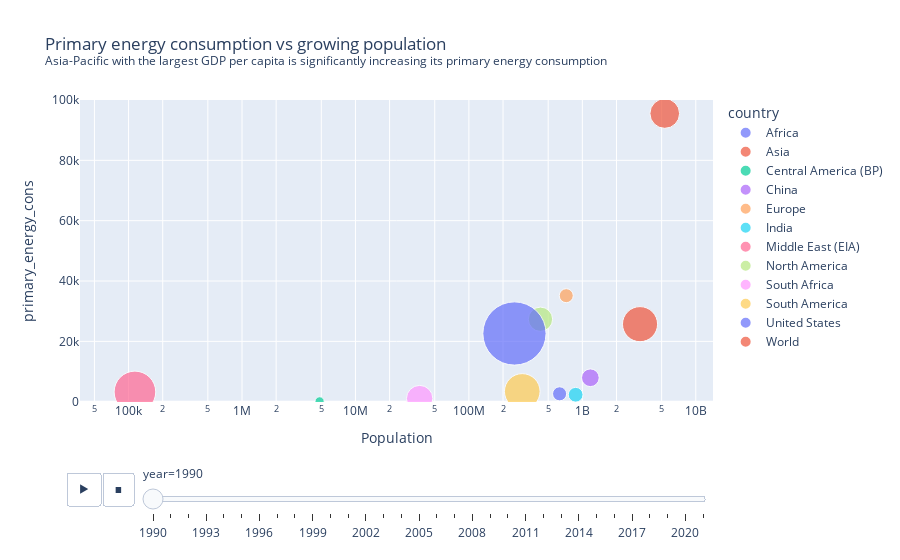

Notebook source saved alongside this figure:
### Code cell
# Now, focusing on per capita energy consumption patterns to visualize patterns related to the changes in GDP and energy mix consumption 

wemc=wec.copy()
wemc=wemc[(wemc['year']>=1990)]
wemc=wemc.loc[wemc['country'].isin(regions)]
wemc_features = ['year', 'country', 'energy_per_capita', 'fossil_cons_per_capita', 'population', 'primary_energy_cons', 'gdp_per_capita']
wemc=wemc[wemc_features]

px.scatter(wemc, x='population', y='primary_energy_cons', 
           animation_frame="year", 
           animation_group="country",
           size='gdp_per_capita', 
           color="country", 
           hover_name="country",      
           size_max=55, 
           log_x=True,
           range_y=[-100, 100000],
           title='Primary energy consumption vs growing population <br><sup>Asia-Pacific with the largest GDP per capita is significantly increasing its primary energy consumption</sup>', 
           labels={'primary_energy_consumption': 'Energy consumption, kw/hrs', 'population': 'Population'})

### Figure 1 — Plotly figure (JSON) as saved in the notebook; plotly's stock layout.template omitted (floating-point values rounded to 4 significant figures)
{"data": [{"hovertemplate": "<b>%{hovertext}</b><br><br>country=Africa<br>year=1990<br>Population=%{x}<br>primary_energy_cons=%{y}<br>gdp_per_capita=%{marker.size}<extra></extra>", "hovertext": ["Africa"], "ids": ["Africa"], "legendgroup": "Africa", "marker": {"color": "#636efa", "size": [1818.0], "sizemode": "area", "sizeref": 18.33, "symbol": "circle"}, "mode": "markers", "name": "Africa", "orientation": "v", "showlegend": true, "type": "scatter", "x": [630349685], "xaxis": "x", "y": [2614.0], "yaxis": "y"}, {"hovertemplate": "<b>%{hovertext}</b><br><br>country=Asia<br>year=1990<br>Population=%{x}<br>primary_energy_cons=%{y}<br>gdp_per_capita=%{marker.size}<extra></extra>", "hovertext": ["Asia"], "ids": ["Asia"], "legendgroup": "Asia", "marker": {"color": "#EF553B", "size": [11280.0], "sizemode": "area", "sizeref": 18.33, "symbol": "circle"}, "mode": "markers", "name": "Asia", "orientation": "v", "showlegend": true, "type": "scatter", "x": [3225332213], "xaxis": "x", "y": [25700.0], "yaxis": "y"}, {"hovertemplate": "<b>%{hovertext}</b><br><br>country=Central America (BP)<br>year=1990<br>Population=%{x}<br>primary_energy_cons=%{y}<br>gdp_per_capita=%{marker.size}<extra></extra>", "hovertext": ["Central America (BP)"], "ids": ["Central America (BP)"], "legendgroup": "Central America (BP)", "marker": {"color": "#00cc96", "size": [767.6], "sizemode": "area", "sizeref": 18.33, "symbol": "circle"}, "mode": "markers", "name": "Central America (BP)", "orientation": "v", "showlegend": true, "type": "scatter", "x": [4829764], "xaxis": "x", "y": [118.8], "yaxis": "y"}, {"hovertemplate": "<b>%{hovertext}</b><br><br>country=China<br>year=1990<br>Population=%{x}<br>primary_energy_cons=%{y}<br>gdp_per_capita=%{marker.size}<extra></extra>", "hovertext": ["China"], "ids": ["China"], "legendgroup": "China", "marker": {"color": "#ab63fa", "size": [2876.0], "sizemode": "area", "sizeref": 18.33, "symbol": "circle"}, "mode": "markers", "name": "China", "orientation": "v", "showlegend": true, "type": "scatter", "x": [1176883584], "xaxis": "x", "y": [7938.0], "yaxis": "y"}, {"hovertemplate": "<b>%{hovertext}</b><br><br>country=Europe<br>year=1990<br>Population=%{x}<br>primary_energy_cons=%{y}<br>gdp_per_capita=%{marker.size}<extra></extra>", "hovertext": ["Europe"], "ids": ["Europe"], "legendgroup": "Europe", "marker": {"color": "#FFA15A", "size": [1792.0], "sizemode": "area", "sizeref": 18.33, "symbol": "circle"}, "mode": "markers", "name": "Europe", "orientation": "v", "showlegend": true, "type": "scatter", "x": [721627214], "xaxis": "x", "y": [35140.0], "yaxis": "y"}, {"hovertemplate": "<b>%{hovertext}</b><br><br>country=India<br>year=1990<br>Population=%{x}<br>primary_energy_cons=%{y}<br>gdp_per_capita=%{marker.size}<extra></extra>", "hovertext": ["India"], "ids": ["India"], "legendgroup": "India", "marker": {"color": "#19d3f3", "size": [2005.0], "sizemode": "area", "sizeref": 18.33, "symbol": "circle"}, "mode": "markers", "name": "India", "orientation": "v", "showlegend": true, "type": "scatter", "x": [873277824], "xaxis": "x", "y": [2301.0], "yaxis": "y"}, {"hovertemplate": "<b>%{hovertext}</b><br><br>country=Middle East (EIA)<br>year=1990<br>Population=%{x}<br>primary_energy_cons=%{y}<br>gdp_per_capita=%{marker.size}<extra></extra>", "hovertext": ["Middle East (EIA)"], "ids": ["Middle East (EIA)"], "legendgroup": "Middle East (EIA)", "marker": {"color": "#FF6692", "size": [15900.0], "sizemode": "area", "sizeref": 18.33, "symbol": "circle"}, "mode": "markers", "name": "Middle East (EIA)", "orientation": "v", "showlegend": true, "type": "scatter", "x": [113811], "xaxis": "x", "y": [3235.0], "yaxis": "y"}, {"hovertemplate": "<b>%{hovertext}</b><br><br>country=North America<br>year=1990<br>Population=%{x}<br>primary_energy_cons=%{y}<br>gdp_per_capita=%{marker.size}<extra></extra>", "hovertext": ["North America"], "ids": ["North America"], "legendgroup": "North America", "marker": {"color": "#B6E880", "size": [5416.0], "sizemode": "area", "sizeref": 18.33, "symbol": "circle"}, "mode": "markers", "name": "North America", "orientation": "v", "showlegend": true, "type": "scatter", "x": [427517678], "xaxis": "x", "y": [27330.0], "yaxis": "y"}, {"hovertemplate": "<b>%{hovertext}</b><br><br>country=South Africa<br>year=1990<br>Population=%{x}<br>primary_energy_cons=%{y}<br>gdp_per_capita=%{marker.size}<extra></extra>", "hovertext": ["South Africa"], "ids": ["South Africa"], "legendgroup": "South Africa", "marker": {"color": "#FF97FF", "size": [6389.0], "sizemode": "area", "sizeref": 18.33, "symbol": "circle"}, "mode": "markers", "name": "South Africa", "orientation": "v", "showlegend": true, "type": "scatter", "x": [36800508], "xaxis": "x", "y": [1030.0], "yaxis": "y"}, {"hovertemplate": "<b>%{hovertext}</b><br><br>country=South America<br>year=1990<br>Population=%{x}<br>primary_energy_cons=%{y}<br>gdp_per_capita=%{marker.size}<extra></extra>", "hovertext": ["South America"], "ids": ["South America"], "legendgroup": "South America", "marker": {"color": "#FECB52", "size": [11650.0], "sizemode": "area", "sizeref": 18.33, "symbol": "circle"}, "mode": "markers", "name": "South America", "orientation": "v", "showlegend": true, "type": "scatter", "x": [295398169], "xaxis": "x", "y": [3399.0], "yaxis": "y"}, {"hovertemplate": "<b>%{hovertext}</b><br><br>country=United States<br>year=1990<br>Population=%{x}<br>primary_energy_cons=%{y}<br>gdp_per_capita=%{marker.size}<extra></extra>", "hovertext": ["United States"], "ids": ["United States"], "legendgroup": "United States", "marker": {"color": "#636efa", "size": [36690.0], "sizemode": "area", "sizeref": 18.33, "symbol": "circle"}, "mode": "markers", "name": "United States", "orientation": "v", "showlegend": true, "type": "scatter", "x": [252120320], "xaxis": "x", "y": [22610.0], "yaxis": "y"}, {"hovertemplate": "<b>%{hovertext}</b><br><br>country=World<br>year=1990<br>Population=%{x}<br>primary_energy_cons=%{y}<br>gdp_per_capita=%{marker.size}<extra></extra>", "hovertext": ["World"], "ids": ["World"], "legendgroup": "World", "marker": {"color": "#EF553B", "size": [8075.0], "sizemode": "area", "sizeref": 18.33, "symbol": "circle"}, "mode": "markers", "name": "World", "orientation": "v", "showlegend": true, "type": "scatter", "x": [5327523652], "xaxis": "x", "y": [95530.0], "yaxis": "y"}], "layout": {"legend": {"itemsizing": "constant", "title": {"text": "country"}, "tracegroupgap": 0}, "sliders": [{"active": 0, "currentvalue": {"prefix": "year="}, "len": 0.9, "pad": {"b": 10, "t": 60}, "steps": [{"args": [["1990"], {"frame": {"duration": 0, "redraw": false}, "fromcurrent": true, "mode": "immediate", "transition": {"duration": 0, "easing": "linear"}}], "label": "1990", "method": "animate"}, {"args": [["1991"], {"frame": {"duration": 0, "redraw": false}, "fromcurrent": true, "mode": "immediate", "transition": {"duration": 0, "easing": "linear"}}], "label": "1991", "method": "animate"}, {"args": [["1992"], {"frame": {"duration": 0, "redraw": false}, "fromcurrent": true, "mode": "immediate", "transition": {"duration": 0, "easing": "linear"}}], "label": "1992", "method": "animate"}, {"args": [["1993"], {"frame": {"duration": 0, "redraw": false}, "fromcurrent": true, "mode": "immediate", "transition": {"duration": 0, "easing": "linear"}}], "label": "1993", "method": "animate"}, {"args": [["1994"], {"frame": {"duration": 0, "redraw": false}, "fromcurrent": true, "mode": "immediate", "transition": {"duration": 0, "easing": "linear"}}], "label": "1994", "method": "animate"}, {"args": [["1995"], {"frame": {"duration": 0, "redraw": false}, "fromcurrent": true, "mode": "immediate", "transition": {"duration": 0, "easing": "linear"}}], "label": "1995", "method": "animate"}, {"args": [["1996"], {"frame": {"duration": 0, "redraw": false}, "fromcurrent": true, "mode": "immediate", "transition": {"duration": 0, "easing": "linear"}}], "label": "1996", "method": "animate"}, {"args": [["1997"], {"frame": {"duration": 0, "redraw": false}, "fromcurrent": true, "mode": "immediate", "transition": {"duration": 0, "easing": "linear"}}], "label": "1997", "method": "animate"}, {"args": [["1998"], {"frame": {"duration": 0, "redraw": false}, "fromcurrent": true, "mode": "immediate", "transition": {"duration": 0, "easing": "linear"}}], "label": "1998", "method": "animate"}, {"args": [["1999"], {"frame": {"duration": 0, "redraw": false}, "fromcurrent": true, "mode": "immediate", "transition": {"duration": 0, "easing": "linear"}}], "label": "1999", "method": "animate"}, {"args": [["2000"], {"frame": {"duration": 0, "redraw": false}, "fromcurrent": true, "mode": "immediate", "transition": {"duration": 0, "easing": "linear"}}], "label": "2000", "method": "animate"}, {"args": [["2001"], {"frame": {"duration": 0, "redraw": false}, "fromcurrent": true, "mode": "immediate", "transition": {"duration": 0, "easing": "linear"}}], "label": "2001", "method": "animate"}, {"args": [["2002"], {"frame": {"duration": 0, "redraw": false}, "fromcurrent": true, "mode": "immediate", "transition": {"duration": 0, "easing": "linear"}}], "label": "2002", "method": "animate"}, {"args": [["2003"], {"frame": {"duration": 0, "redraw": false}, "fromcurrent": true, "mode": "immediate", "transition": {"duration": 0, "easing": "linear"}}], "label": "2003", "method": "animate"}, {"args": [["2004"], {"frame": {"duration": 0, "redraw": false}, "fromcurrent": true, "mode": "immediate", "transition": {"duration": 0, "easing": "linear"}}], "label": "2004", "method": "animate"}, {"args": [["2005"], {"frame": {"duration": 0, "redraw": false}, "fromcurrent": true, "mode": "immediate", "transition": {"duration": 0, "easing": "linear"}}], "label": "2005", "method": "animate"}, {"args": [["2006"], {"frame": {"duration": 0, "redraw": false}, "fromcurrent": true, "mode": "immediate", "transition": {"duration": 0, "easing": "linear"}}], "label": "2006", "method": "animate"}, {"args": [["2007"], {"frame": {"duration": 0, "redraw": false}, "fromcurrent": true, "mode": "immediate", "transition": {"duration": 0, "easing": "linear"}}], "label": "2007", "method": "animate"}, {"args": [["2008"], {"frame": {"duration": 0, "redraw": false}, "fromcurrent": true, "mode": "immediate", "transition": {"duration": 0, "easing": "linear"}}], "label": "2008", "method": "animate"}, {"args": [["2009"], {"frame": {"duration": 0, "redraw": false}, "fromcurrent": true, "mode": "immediate", "transition": {"duration": 0, "easing": "linear"}}], "label": "2009", "method": "animate"}, {"args": [["2010"], {"frame": {"duration": 0, "redraw": false}, "fromcurrent": true, "mode": "immediate", "transition": {"duration": 0, "easing": "linear"}}], "label": "2010", "method": "animate"}, {"args": [["2011"], {"frame": {"duration": 0, "redraw": false}, "fromcurrent": true, "mode": "immediate", "transition": {"duration": 0, "easing": "linear"}}], "label": "2011", "method": "animate"}, {"args": [["2012"], {"frame": {"duration": 0, "redraw": false}, "fromcurrent": true, "mode": "immediate", "transition": {"duration": 0, "easing": "linear"}}], "label": "2012", "method": "animate"}, {"args": [["2013"], {"frame": {"duration": 0, "redraw": false}, "fromcurrent": true, "mode": "immediate", "transition": {"duration": 0, "easing": "linear"}}], "label": "2013", "method": "animate"}, {"args": [["2014"], {"frame": {"duration": 0, "redraw": false}, "fromcurrent": true, "mode": "immediate", "transition": {"duration": 0, "easing": "linear"}}], "label": "2014", "method": "animate"}, {"args": [["2015"], {"frame": {"duration": 0, "redraw": false}, "fromcurrent": true, "mode": "immediate", "transition": {"duration": 0, "easing": "linear"}}], "label": "2015", "method": "animate"}, {"args": [["2016"], {"frame": {"duration": 0, "redraw": false}, "fromcurrent": true, "mode": "immediate", "transition": {"duration": 0, "easing": "linear"}}], "label": "2016", "method": "animate"}, {"args": [["2017"], {"frame": {"duration": 0, "redraw": false}, "fromcurrent": true, "mode": "immediate", "transition": {"duration": 0, "easing": "linear"}}], "label": "2017", "method": "animate"}, {"args": [["2018"], {"frame": {"duration": 0, "redraw": false}, "fromcurrent": true, "mode": "immediate", "transition": {"duration": 0, "easing": "linear"}}], "label": "2018", "method": "animate"}, {"args": [["2019"], {"frame": {"duration": 0, "redraw": false}, "fromcurrent": true, "mode": "immediate", "transition": {"duration": 0, "easing": "linear"}}], "label": "2019", "method": "animate"}, {"args": [["2020"], {"frame": {"duration": 0, "redraw": false}, "fromcurrent": true, "mode": "immediate", "transition": {"duration": 0, "easing": "linear"}}], "label": "2020", "method": "animate"}, {"args": [["2021"], {"frame": {"duration": 0, "redraw": false}, "fromcurrent": true, "mode": "immediate", "transition": {"duration": 0, "easing": "linear"}}], "label": "2021", "method": "animate"}], "x": 0.1, "xanchor": "left", "y": 0, "yanchor": "top"}], "title": {"text": "Primary energy consumption vs growing population <br><sup>Asia-Pacific with the largest GDP per capita is significantly increasing its primary energy consumption</sup>"}, "updatemenus": [{"buttons": [{"args": [null, {"frame": {"duration": 500, "redraw": false}, "fromcurrent": true, "mode": "immediate", "transition": {"duration": 500, "easing": "linear"}}], "label": "&#9654;", "method": "animate"}, {"args": [[null], {"frame": {"duration": 0, "redraw": false}, "fromcurrent": true, "mode": "immediate", "transition": {"duration": 0, "easing": "linear"}}], "label": "&#9724;", "method": "animate"}], "direction": "left", "pad": {"r": 10, "t": 70}, "showactive": false, "type": "buttons", "x": 0.1, "xanchor": "right", "y": 0, "yanchor": "top"}], "xaxis": {"anchor": "y", "domain": [0, 1], "title": {"text": "Population"}, "type": "log"}, "yaxis": {"anchor": "x", "domain": [0, 1], "range": [-100, 100000], "title": {"text": "primary_energy_cons"}}}}
